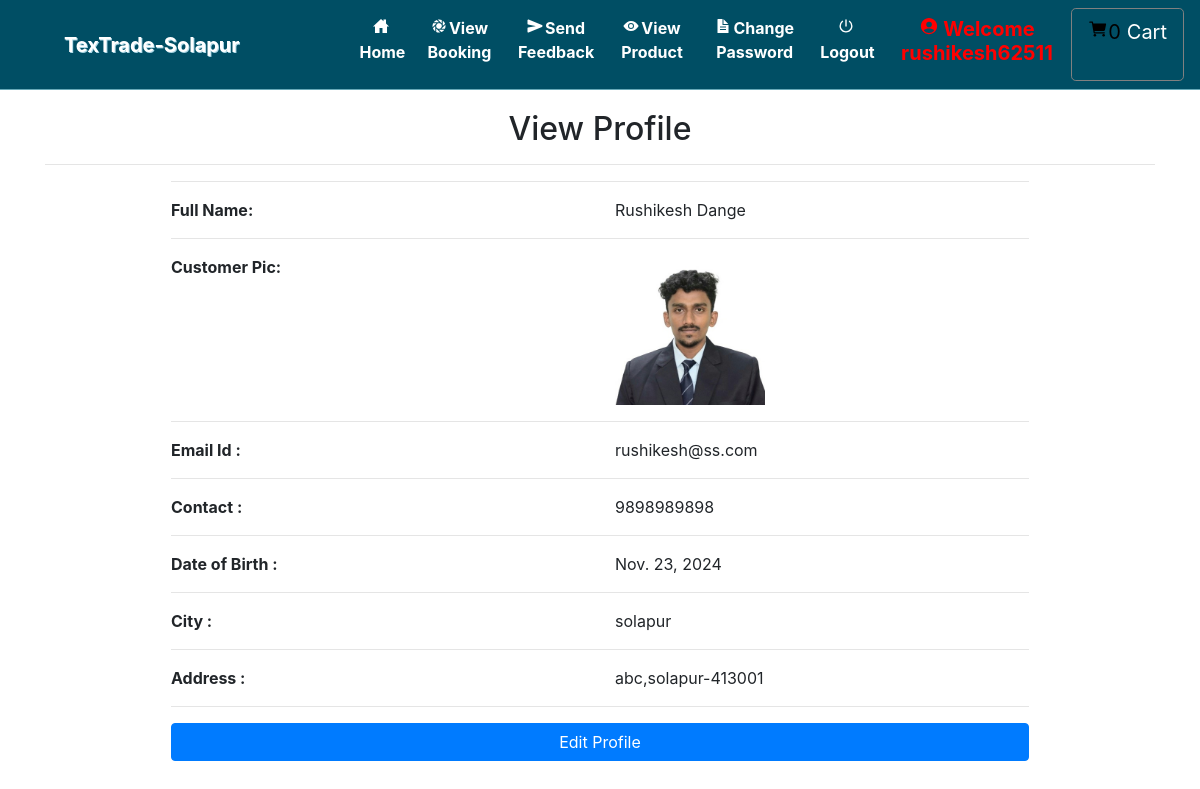
/profile (signed in), run on the app's committed database.
### grocery/models.py (models this page shows, shortened)
class Profile(models.Model):
    id = models.AutoField(primary_key=True)
    user = models.OneToOneField(User, on_delete=models.CASCADE, null=True)
    dob = models.DateField(null=True)
    city = models.CharField(max_length=30, null=True)
    address = models.CharField(max_length=50, null=True)
    contact = models.CharField(max_length=10, null=True)
    image = models.FileField(upload_to='images/', null=True)
    role = models.CharField(
        max_length=20,
        choices=[('user', 'User'), ('vendor', 'Vendor'), ('admin', 'Admin')],
        default='user'  # Default role is 'user'
    )

### grocery/views.py (the view)
# urls.py: path('profile', profile, name='profile'),
def profile(request):
    if not request.user.is_authenticated:
        return redirect('login')
    profile = request.user.id
    cart = Cart.objects.filter(profile=profile)
    num1 = 0
    total = 0
    for i in cart:
        total += i.product.price
        num1 += 1
    user = User.objects.get(id=request.user.id)
    pro = Profile.objects.get(user=user)
    d={'pro':pro,'user':user,'num1':num1,'total':total}
    return render(request,'profile.html',d)

### grocery/templates/profile.html
{% extends 'navigation.html' %}
{% load static %}
{% block body %}
<div class="container">
    <h2 style="margin-top:20px" align="center">View Profile</h2><hr>
<div  class="container-fluid" style="width:80%;margin-bottom:5%">
    <hr><div class="row">
        <div class="col-md-6">
            <strong>Full Name:</strong>
        </div>
        <div class="col-md-6">
            {{pro.user.first_name}} {{pro.user.last_name}}
        </div>
    </div><hr>
     <div class="row">
        <div class="col-md-6">
            <strong>Customer Pic:</strong>
        </div>
        <div class="col-md-6">
           <img src="{{pro.image.url}}" style="width:150px;height:150px">
        </div>
    </div><hr>
    <div class="row">
        <div class="col-md-6">
            <strong>Email Id :</strong>
        </div>
        <div class="col-md-6">
            {{pro.user.email}}
        </div>
    </div><hr>
     <div class="row">
        <div class="col-md-6">
            <strong>Contact :</strong>
        </div>
        <div class="col-md-6">
            {{pro.contact}}
        </div>
     </div><hr>
    <div class="row">
        <div class="col-md-6">
            <strong>Date of Birth :</strong>
        </div>
        <div class="col-md-6">
            {{pro.dob}}
        </div>
    </div><hr>
     <div class="row">
        <div class="col-md-6">
            <strong>City :</strong>
        </div>
        <div class="col-md-6">
            {{pro.city}}
        </div>
     </div><hr><div class="row">
        <div class="col-md-6">
            <strong>Address :</strong>
        </div>
        <div class="col-md-6">
            {{pro.address}}
        </div>
    </div><hr>
    <a href="{% url 'edit_profile' %}"><button class="btn btn-primary" style="width:100%;margin-bottom:5%">Edit Profile</button></a>
</div>
</div>
{% endblock %}

### grocery/templates/navigation.html (style rules this page uses)
* { box-sizing: border-box; }

### data on the page
Profile: user.first_name "Rushikesh", user.last_name "Dange", image (picture), user.email "rushikesh@ss.com", contact "9898989898", dob "Nov. 23, 2024", city "solapur", address "abc,solapur-413001"

### other printed values
{{ num1 }} "0"
